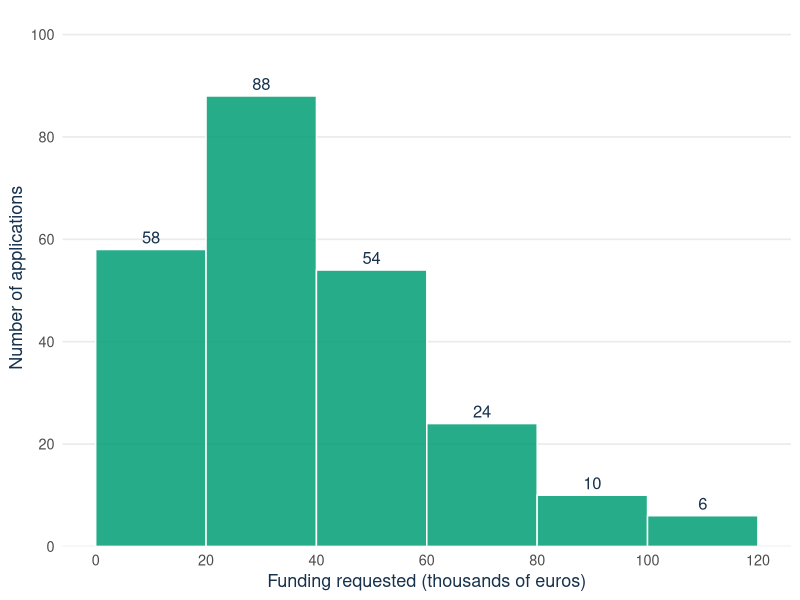

This figure's R source:
## ---- chunk 1
#| label: bmock-setup
#| include: false
# Chunk options only. Every object used on this page is constructed in
# visible or self-contained code below.
knitr::opts_chunk$set(echo = TRUE, message = FALSE, warning = FALSE,
                      fig.width = 7, fig.height = 4.5)
## ---- chunk 2
#| label: fig-bmock-histogram
#| code-fold: true
#| code-summary: "See the R code for this figure"
#| fig-cap: "Funding requested in the 240 accelerator applications. The number above each bar is the number of applications in that interval."
library(ggplot2)
mock_breaks <- seq(0, 120, by = 20)
mock_counts <- c(58, 88, 54, 24, 10, 6)
mock_df <- data.frame(
  xmin = mock_breaks[-length(mock_breaks)],
  xmax = mock_breaks[-1],
  count = mock_counts
)

ggplot(mock_df) +
  geom_rect(aes(xmin = xmin, xmax = xmax, ymin = 0, ymax = count),
            fill = "#009E73", alpha = 0.85, colour = "white") +
  geom_text(aes(x = (xmin + xmax) / 2, y = count, label = count),
            vjust = -0.5, colour = "#17324D", size = 4.2) +
  scale_x_continuous(breaks = mock_breaks) +
  scale_y_continuous(limits = c(0, 100), breaks = seq(0, 100, by = 20),
                     expand = expansion(mult = c(0, 0.05))) +
  labs(x = "Funding requested (thousands of euros)",
       y = "Number of applications") +
  theme_minimal(base_size = 13) +
  theme(
    panel.grid.minor = element_blank(),
    panel.grid.major.x = element_blank(),
    plot.caption = element_text(colour = "#5B6976"),
    axis.title = element_text(colour = "#17324D")
  )
## ---- chunk 3
#| label: bmock-q1-check
cumsum(mock_counts)
round(cumsum(mock_counts) / 240, 4)
c(median_position = 240 / 2, q3_position = 0.75 * 240)
## ---- chunk 4
#| label: bmock-q2-check
pitch_counts <- matrix(c(90, 110, 120, 180), nrow = 2, byrow = TRUE)
n_pitches <- sum(pitch_counts)
c(P_D = sum(pitch_counts[, 1]) / n_pitches,
  P_W = sum(pitch_counts[1, ]) / n_pitches,
  P_D_and_W = pitch_counts[1, 1] / n_pitches,
  P_D_or_W = (210 + 200 - 90) / n_pitches,
  P_D_given_W = 90 / 200, P_W_given_D = 90 / 210,
  product = (210 / 500) * (200 / 500))

damaged <- 1000 * 0.05
others <- 1000 - damaged
tree <- c(damage_flag = damaged * 0.80, damage_no_flag = damaged * 0.20,
          other_flag = others * 0.10, other_no_flag = others * 0.90)
tree
p_flag <- unname(tree["damage_flag"] / (tree["damage_flag"] + tree["other_flag"]))
p_no_flag <- unname(tree["damage_no_flag"] /
                      (tree["damage_no_flag"] + tree["other_no_flag"]))
c(p_flag = p_flag, p_no_flag = p_no_flag,
  gain_flag = 60 * p_flag, gain_no_flag = 60 * p_no_flag,
  net_flag = 60 * p_flag - 4, net_no_flag = 60 * p_no_flag - 4,
  printed_flag = 60 * 0.25, printed_no_flag = 60 * 0.02)
## ---- chunk 5
#| label: bmock-q3-check
r_values <- c(2, 4, 7)
r_probs <- c(0.3, 0.5, 0.2)
mean_r <- sum(r_values * r_probs)
var_r <- sum(r_values^2 * r_probs) - mean_r^2
c(sum_of_probs = sum(r_probs), mean = mean_r,
  mean_of_squares = sum(r_values^2 * r_probs),
  var = var_r, sd = sqrt(var_r),
  mean_profit = 25 * mean_r - 40, sd_profit = 25 * sqrt(var_r))

joint <- matrix(c(0.50, 0.10, 0.20, 0.20), nrow = 2, byrow = TRUE,
                dimnames = list(c("X=0", "X=1"), c("Y=0", "Y=1")))
p_x1 <- sum(joint["X=1", ])
p_y1 <- sum(joint[, "Y=1"])
cov_xy <- joint["X=1", "Y=1"] - p_x1 * p_y1
var_x <- p_x1 * (1 - p_x1)
var_y <- p_y1 * (1 - p_y1)
c(sum = sum(joint), E_X = p_x1, E_Y = p_y1,
  E_Y_given_X1 = joint["X=1", "Y=1"] / p_x1,
  cov = cov_xy, var_x = var_x, var_y = var_y,
  mean_sum = p_x1 + p_y1, var_sum = var_x + var_y + 2 * cov_xy,
  var_sum_printed = var_x + var_y + 2 * 0.10,
  correlation = cov_xy / sqrt(var_x * var_y),
  correlation_printed = 0.10 / sqrt(var_x * var_y))
## ---- chunk 6
#| label: bmock-q4-check
c(uniform = (32 - 22) / (40 - 15),
  p_132 = pnorm(132, mean = 120, sd = 8),
  p_112 = pnorm(112, mean = 120, sd = 8),
  percentile_90 = qnorm(0.90, mean = 120, sd = 8),
  by_hand_90 = 120 + 1.2816 * 8)
sd_mean <- 20 / sqrt(100)
c(sd_of_sample_mean = sd_mean, z = (89 - 85) / sd_mean,
  p_mean_above_89 = 1 - pnorm(89, mean = 85, sd = sd_mean),
  by_hand = 1 - 0.9772,
  sd_of_sample_mean_n_400 = 20 / sqrt(400),
  n_needed = (1.96 * 20 / 5)^2, n_rounded_up = ceiling((1.96 * 20 / 5)^2))
## ---- chunk 7
#| label: bmock-q5-check
set.seed(2026)
z_values <- rnorm(121)
z_values <- (z_values - mean(z_values)) / sd(z_values)
order_value <- 64.6 + 22 * z_values
c(n = length(order_value), mean = mean(order_value), sd = sd(order_value),
  standard_error = sd(order_value) / sqrt(length(order_value)))
t.test(order_value, mu = 60)
64.6 + c(-1, 1) * 1.980 * 2   # the interval by hand with the sheet value

set.seed(2026)
z_values <- rnorm(100)
z_values <- (z_values - mean(z_values)) / sd(z_values)
order_value <- 66.4 + 24 * z_values   # the new sample of this year
c(n = length(order_value), mean = mean(order_value), sd = sd(order_value),
  standard_error = sd(order_value) / sqrt(length(order_value)))
t.test(order_value, mu = 60)
66.4 + c(-1, 1) * 1.984 * 2.4   # the interval by hand with the sheet value
## ---- chunk 8
#| label: bmock-q6-check
n_trial <- 100
p_hat <- 26 / n_trial
standard_error <- sqrt(p_hat * (1 - p_hat) / n_trial)
c(successes = n_trial * p_hat, failures = n_trial * (1 - p_hat),
  p_hat = p_hat, standard_error = standard_error,
  margin = 1.96 * standard_error,
  lower = p_hat - 1.96 * standard_error,
  upper = p_hat + 1.96 * standard_error)
p_null <- 0.20
sd_under_H0 <- sqrt(p_null * (1 - p_null) / n_trial)
z_obs <- (p_hat - p_null) / sd_under_H0
c(sd_under_H0 = sd_under_H0, z_obs = z_obs,
  critical_value = qnorm(0.975),
  p_value = 2 * pnorm(-abs(z_obs)))   # the test of part 3
## ---- chunk 9
#| label: bmock-q7-check
se_study <- 12 / sqrt(64)
c(standard_error = se_study, margin = 2.000 * se_study,
  lower = 27.5 - 2.000 * se_study, upper = 27.5 + 2.000 * se_study,
  t_exact_df63 = qt(0.975, df = 63),
  t_obs = (27.5 - 30) / se_study,
  p_value = 2 * pt(-abs((27.5 - 30) / se_study), df = 63),
  below_plan_in_percent = 100 * (30 - 25) / 30)
c(n_ai_full_width = (1.96 * 12 / 4)^2,
  n_correct = (1.96 * 12 / 2)^2,
  n_correct_rounded_up = ceiling((1.96 * 12 / 2)^2),
  width_with_35 = 2 * 1.96 * 12 / sqrt(35))
